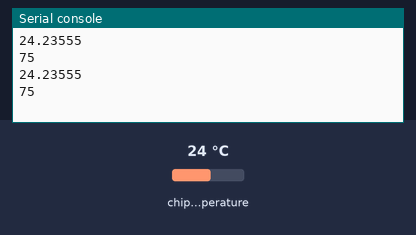
A program run on a simulated Raspberry Pi Pico running MicroPython. Shown: the last lines printed to the serial console. The test bench sets the inputs (shaded band); at power-on: chip temperature 24 °C.

Above: at 1.2 s.
1.3 s: chip temperature set to 1 °C
At 2.4 s:
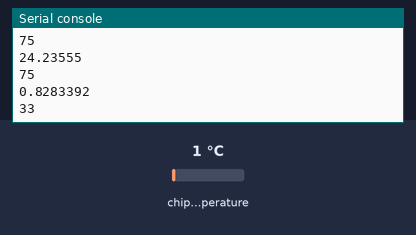
2.8 s: chip temperature set to 11 °C
At 3.8 s:
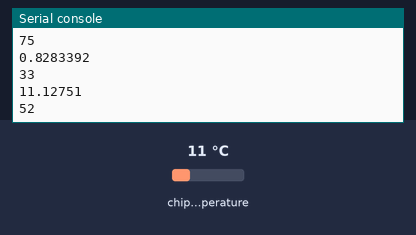
Timing chart, 0 to 5.8 s (numbered marks = the images above; inputs shaded):
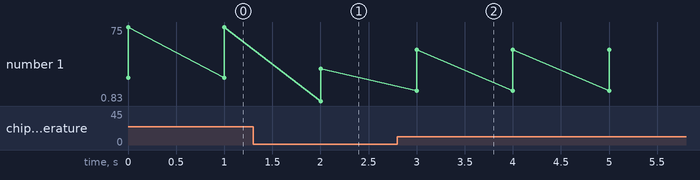

The program:

temperature.py
```python
import machine
import utime

sensor_temp = machine.ADC(4)
conversion_factor = 3.3 / (65535)

while True:
    reading = sensor_temp.read_u16() * conversion_factor
    temperature = 27 - (reading - 0.706)/0.001721
    print(temperature)
    print(int((temperature * 1.8) + 32))
    utime.sleep(1)
```

Measured:
- after the input at 1.3 s, the serial console: prints a new line after 0.70 s (image 1)
- after the input at 2.8 s, the serial console: prints a new line after 0.20 s (image 2)
- plotted number 1: 75 → 33 after the input at 1.3 s, 33 → 52 after the input at 2.8 s
